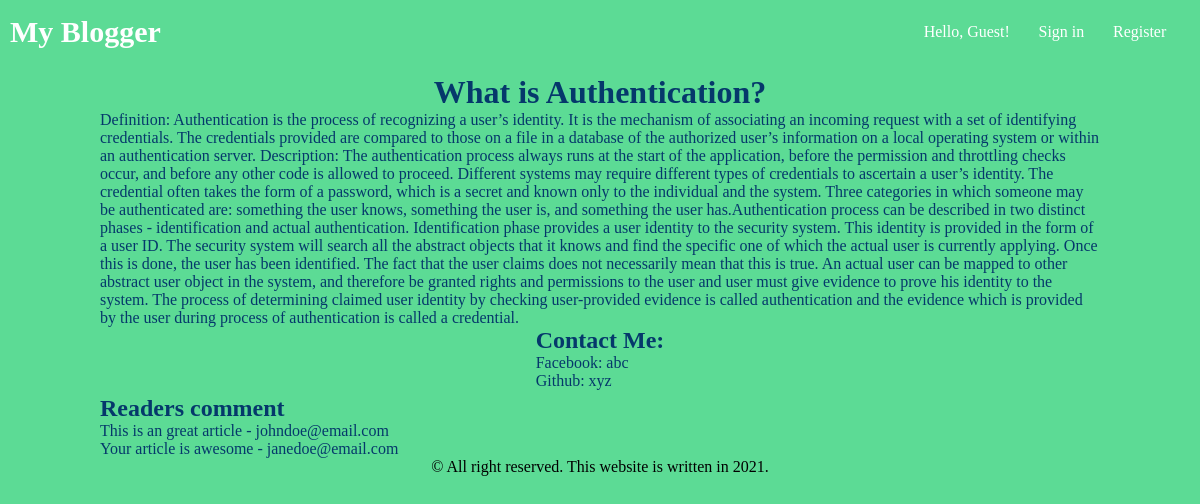
/posts/1, run on the app's committed database.
### app/models.py (models this page shows, shortened)
class Post(db.Model):
    id = db.Column(db.Integer, primary_key=True)
    title = db.Column(db.String(50))
    body = db.Column(db.String(140))
    timestamp = db.Column(db.TIMESTAMP, index=True, default=datetime.now)
    comments = db.relationship('Comment', backref='post', lazy='joined')

class Comment(db.Model):
    id = db.Column(db.Integer, primary_key=True)
    value = db.Column(db.String(255))
    timestamp = db.Column(db.TIMESTAMP, index=True, default=datetime.now)
    post_id = db.Column(db.Integer, ForeignKey('post.id'), nullable=False)
    user_id = db.Column(db.Integer, ForeignKey('user.id'), nullable=False)

class User(UserMixin, db.Model):
    id = db.Column(db.Integer, primary_key=True)
    firstname = db.Column(db.String(64))
    lastname = db.Column(db.String(64))
    email = db.Column(db.String(120), index=True, unique=True)
    password_hash = db.Column(db.String(128))
    comments = db.relationship('Comment', backref='user', lazy='joined')

### app/routes.py (the view)
@app.route('/posts/<int:post_id>', methods=['GET', 'POST'])
def detail(post_id):
    form = CommentForm()
    if request.method == 'POST':
        comment = Comment(value=form.value.data, post_id=post_id, user_id=current_user.get_id())
        db.session.add(comment)
        db.session.commit()
    post = Post.query.filter_by(id=post_id).first()
    post_comments = Comment.query.join(User).filter(Comment.post_id == post_id).all()
    return render_template('detail.html', title='Post Detail', post=post, form=form, postComments=post_comments)

### app/templates/detail.html (shortened to what this page needs)
{% extends "base.html" %}
{% block style %}
    <link rel="stylesheet" href="{{ url_for('static', filename='styles/detail.css') }}">
{% endblock %}
{% block content %}
    <h1>{{ post.title }}</h1>
    <p>{{ post.body }}</p>
    <div>
        <h2>Contact Me: </h2>
        <a href="#" style="color: #05386B;">Facebook: abc</a><br>
        <a href="#" style="color: #05386B;">Github: xyz</a>
    </div>
    <div class="comment">
        <h2>Readers comment</h2>
        <div>
            {% for postComment in postComments %}
                <p>{{ postComment.value }} - {{ postComment.user.email }}</p>
            {% endfor %}
        </div>
    </div>
{% endblock %}

### app/static/styles/base.css (style rules this page uses)
* { box-sizing: border-box; margin: 0; padding: 0; background-color: #5CDB95; }
html, body { height: 100%; }
h1 { text-align: center; margin-top: 10px; }
li, a { text-decoration: none; color: white; }
h1, h2, p { color: #05386B; }

### app/static/styles/detail.css (style rules this page uses)
h1, h2, p { color: #05386B; }
div.comment { margin-top: 5px; margin-right: auto; }

### data on the page
Post: title "What is Authentication?", body "Definition: Authentication is the process of recognizing a user’s identity. It is the mechanism of associating an incoming request with a set of identifying credentials. The credentials provided are compared to those on a file in a database of the authorized user’s information on a local operating system or within an authentication server. Description: The authentication process always runs at the start of the application, before the permission and throttling checks occur, and before any other code is allowed to proceed. Different systems may require different types of credentials to ascertain a user’s identity. The credential often takes the form of a password, which is a secret and known…"
Comment: value "This is an great article", user.email "johndoe@email.com"
Comment: value "Your article is awesome", user.email "janedoe@email.com"
